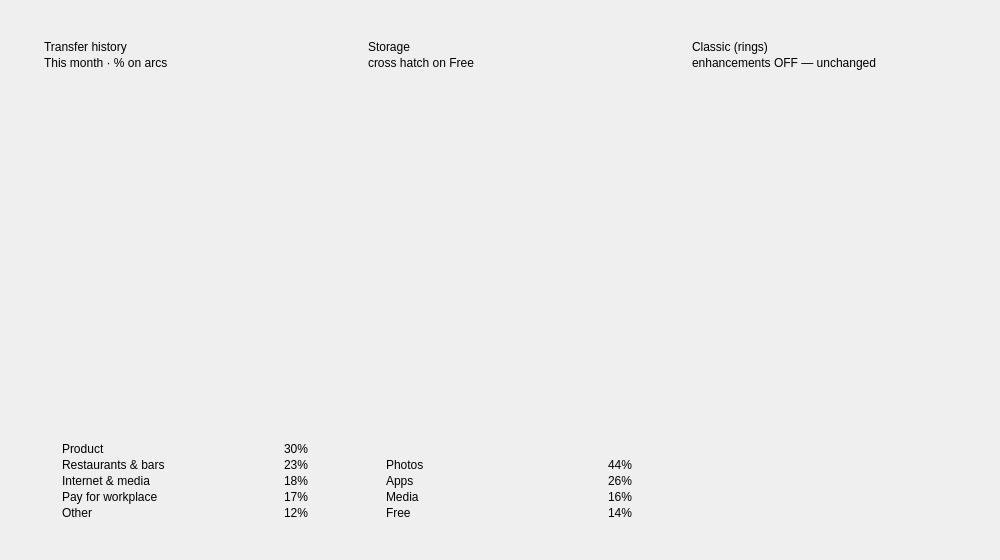
<?xml version='1.0' encoding='utf-8'?>
<ui version="4.0">
 <class>MainWindow</class>
 <widget class="QMainWindow" name="MainWindow">
  <property name="geometry">
   <rect>
    <x>0</x>
    <y>0</y>
    <width>1000</width>
    <height>560</height>
   </rect>
  </property>
  <property name="windowTitle">
   <string>QCustomDonut — % callouts + hatch</string>
  </property>
  <widget class="QWidget" name="centralwidget">
   <layout class="QHBoxLayout" name="cardsRow" stretch="1,1,1">
    <property name="spacing">
     <number>20</number>
    </property>
    <property name="leftMargin">
     <number>24</number>
    </property>
    <property name="topMargin">
     <number>24</number>
    </property>
    <property name="rightMargin">
     <number>24</number>
    </property>
    <property name="bottomMargin">
     <number>24</number>
    </property>
    <item>
     <widget class="QFrame" name="transferCard">
      <property name="frameShape">
       <enum>QFrame::NoFrame</enum>
      </property>
      <layout class="QVBoxLayout" name="transferLayout" stretch="0,0,0,1,0,0,0,0,0,0">
       <property name="spacing">
        <number>2</number>
       </property>
       <property name="leftMargin">
        <number>20</number>
       </property>
       <property name="topMargin">
        <number>16</number>
       </property>
       <property name="rightMargin">
        <number>20</number>
       </property>
       <property name="bottomMargin">
        <number>16</number>
       </property>
       <item>
        <widget class="QLabel" name="transferTitle">
         <property name="text">
          <string>Transfer history</string>
         </property>
        </widget>
       </item>
       <item>
        <widget class="QLabel" name="transferSub">
         <property name="text">
          <string>This month · % on arcs</string>
         </property>
        </widget>
       </item>
       <item>
        <spacer name="transferTopSpacer">
         <property name="orientation">
          <enum>Qt::Vertical</enum>
         </property>
         <property name="sizeType">
          <enum>QSizePolicy::Fixed</enum>
         </property>
         <property name="sizeHint" stdset="0">
          <size>
           <width>0</width>
           <height>8</height>
          </size>
         </property>
        </spacer>
       </item>
       <item>
        <widget class="QCustomDonut" name="transferDonut">
         <property name="mode" stdset="0">
          <string>segments</string>
         </property>
         <property name="gapDegrees" stdset="0">
          <double>5.000000000000000</double>
         </property>
         <property name="showPercentLabels" stdset="0">
          <bool>true</bool>
         </property>
         <property name="hatchPattern" stdset="0">
          <string>bdiag</string>
         </property>
        </widget>
       </item>
       <item>
        <spacer name="transferMidSpacer">
         <property name="orientation">
          <enum>Qt::Vertical</enum>
         </property>
         <property name="sizeType">
          <enum>QSizePolicy::Fixed</enum>
         </property>
         <property name="sizeHint" stdset="0">
          <size>
           <width>0</width>
           <height>6</height>
          </size>
         </property>
        </spacer>
       </item>
       <item>
        <layout class="QHBoxLayout" name="transferLegRow1">
         <property name="spacing">
          <number>8</number>
         </property>
         <item>
          <widget class="QFrame" name="transferDot1">
           <property name="minimumSize">
            <size>
             <width>10</width>
             <height>10</height>
            </size>
           </property>
           <property name="maximumSize">
            <size>
             <width>10</width>
             <height>10</height>
            </size>
           </property>
           <property name="frameShape">
            <enum>QFrame::NoFrame</enum>
           </property>
          </widget>
         </item>
         <item>
          <widget class="QLabel" name="transferName1">
           <property name="text">
            <string>Product</string>
           </property>
          </widget>
         </item>
         <item>
          <spacer name="transferLegSpacer1">
           <property name="orientation">
            <enum>Qt::Horizontal</enum>
           </property>
           <property name="sizeHint" stdset="0">
            <size>
             <width>10</width>
             <height>10</height>
            </size>
           </property>
          </spacer>
         </item>
         <item>
          <widget class="QLabel" name="transferVal1">
           <property name="text">
            <string>30%</string>
           </property>
          </widget>
         </item>
        </layout>
       </item>
       <item>
        <layout class="QHBoxLayout" name="transferLegRow2">
         <property name="spacing">
          <number>8</number>
         </property>
         <item>
          <widget class="QFrame" name="transferDot2">
           <property name="minimumSize">
            <size>
             <width>10</width>
             <height>10</height>
            </size>
           </property>
           <property name="maximumSize">
            <size>
             <width>10</width>
             <height>10</height>
            </size>
           </property>
           <property name="frameShape">
            <enum>QFrame::NoFrame</enum>
           </property>
          </widget>
         </item>
         <item>
          <widget class="QLabel" name="transferName2">
           <property name="text">
            <string>Restaurants &amp; bars</string>
           </property>
          </widget>
         </item>
         <item>
          <spacer name="transferLegSpacer2">
           <property name="orientation">
            <enum>Qt::Horizontal</enum>
           </property>
           <property name="sizeHint" stdset="0">
            <size>
             <width>10</width>
             <height>10</height>
            </size>
           </property>
          </spacer>
         </item>
         <item>
          <widget class="QLabel" name="transferVal2">
           <property name="text">
            <string>23%</string>
           </property>
          </widget>
         </item>
        </layout>
       </item>
       <item>
        <layout class="QHBoxLayout" name="transferLegRow3">
         <property name="spacing">
          <number>8</number>
         </property>
         <item>
          <widget class="QFrame" name="transferDot3">
           <property name="minimumSize">
            <size>
             <width>10</width>
             <height>10</height>
            </size>
           </property>
           <property name="maximumSize">
            <size>
             <width>10</width>
             <height>10</height>
            </size>
           </property>
           <property name="frameShape">
            <enum>QFrame::NoFrame</enum>
           </property>
          </widget>
         </item>
         <item>
          <widget class="QLabel" name="transferName3">
           <property name="text">
            <string>Internet &amp; media</string>
           </property>
          </widget>
         </item>
         <item>
          <spacer name="transferLegSpacer3">
           <property name="orientation">
            <enum>Qt::Horizontal</enum>
           </property>
           <property name="sizeHint" stdset="0">
            <size>
             <width>10</width>
             <height>10</height>
            </size>
           </property>
          </spacer>
         </item>
         <item>
          <widget class="QLabel" name="transferVal3">
           <property name="text">
            <string>18%</string>
           </property>
          </widget>
         </item>
        </layout>
       </item>
       <item>
        <layout class="QHBoxLayout" name="transferLegRow4">
         <property name="spacing">
          <number>8</number>
         </property>
         <item>
          <widget class="QFrame" name="transferDot4">
           <property name="minimumSize">
            <size>
             <width>10</width>
             <height>10</height>
            </size>
           </property>
           <property name="maximumSize">
            <size>
             <width>10</width>
             <height>10</height>
            </size>
           </property>
           <property name="frameShape">
            <enum>QFrame::NoFrame</enum>
           </property>
          </widget>
         </item>
         <item>
          <widget class="QLabel" name="transferName4">
           <property name="text">
            <string>Pay for workplace</string>
           </property>
          </widget>
         </item>
         <item>
          <spacer name="transferLegSpacer4">
           <property name="orientation">
            <enum>Qt::Horizontal</enum>
           </property>
           <property name="sizeHint" stdset="0">
            <size>
             <width>10</width>
             <height>10</height>
            </size>
           </property>
          </spacer>
         </item>
         <item>
          <widget class="QLabel" name="transferVal4">
           <property name="text">
            <string>17%</string>
           </property>
          </widget>
         </item>
        </layout>
       </item>
       <item>
        <layout class="QHBoxLayout" name="transferLegRow5">
         <property name="spacing">
          <number>8</number>
         </property>
         <item>
          <widget class="QFrame" name="transferDot5">
           <property name="minimumSize">
            <size>
             <width>10</width>
             <height>10</height>
            </size>
           </property>
           <property name="maximumSize">
            <size>
             <width>10</width>
             <height>10</height>
            </size>
           </property>
           <property name="frameShape">
            <enum>QFrame::NoFrame</enum>
           </property>
          </widget>
         </item>
         <item>
          <widget class="QLabel" name="transferName5">
           <property name="text">
            <string>Other</string>
           </property>
          </widget>
         </item>
         <item>
          <spacer name="transferLegSpacer5">
           <property name="orientation">
            <enum>Qt::Horizontal</enum>
           </property>
           <property name="sizeHint" stdset="0">
            <size>
             <width>10</width>
             <height>10</height>
            </size>
           </property>
          </spacer>
         </item>
         <item>
          <widget class="QLabel" name="transferVal5">
           <property name="text">
            <string>12%</string>
           </property>
          </widget>
         </item>
        </layout>
       </item>
      </layout>
     </widget>
    </item>
    <item>
     <widget class="QFrame" name="storageCard">
      <property name="frameShape">
       <enum>QFrame::NoFrame</enum>
      </property>
      <layout class="QVBoxLayout" name="storageLayout" stretch="0,0,0,1,0,0,0,0,0">
       <property name="spacing">
        <number>2</number>
       </property>
       <property name="leftMargin">
        <number>20</number>
       </property>
       <property name="topMargin">
        <number>16</number>
       </property>
       <property name="rightMargin">
        <number>20</number>
       </property>
       <property name="bottomMargin">
        <number>16</number>
       </property>
       <item>
        <widget class="QLabel" name="storageTitle">
         <property name="text">
          <string>Storage</string>
         </property>
        </widget>
       </item>
       <item>
        <widget class="QLabel" name="storageSub">
         <property name="text">
          <string>cross hatch on Free</string>
         </property>
        </widget>
       </item>
       <item>
        <spacer name="storageTopSpacer">
         <property name="orientation">
          <enum>Qt::Vertical</enum>
         </property>
         <property name="sizeType">
          <enum>QSizePolicy::Fixed</enum>
         </property>
         <property name="sizeHint" stdset="0">
          <size>
           <width>0</width>
           <height>8</height>
          </size>
         </property>
        </spacer>
       </item>
       <item>
        <widget class="QCustomDonut" name="storageDonut">
         <property name="mode" stdset="0">
          <string>segments</string>
         </property>
         <property name="gapDegrees" stdset="0">
          <double>5.000000000000000</double>
         </property>
         <property name="showPercentLabels" stdset="0">
          <bool>true</bool>
         </property>
         <property name="hatchPattern" stdset="0">
          <string>cross</string>
         </property>
        </widget>
       </item>
       <item>
        <spacer name="storageMidSpacer">
         <property name="orientation">
          <enum>Qt::Vertical</enum>
         </property>
         <property name="sizeType">
          <enum>QSizePolicy::Fixed</enum>
         </property>
         <property name="sizeHint" stdset="0">
          <size>
           <width>0</width>
           <height>6</height>
          </size>
         </property>
        </spacer>
       </item>
       <item>
        <layout class="QHBoxLayout" name="storageLegRow1">
         <property name="spacing">
          <number>8</number>
         </property>
         <item>
          <widget class="QFrame" name="storageDot1">
           <property name="minimumSize">
            <size>
             <width>10</width>
             <height>10</height>
            </size>
           </property>
           <property name="maximumSize">
            <size>
             <width>10</width>
             <height>10</height>
            </size>
           </property>
           <property name="frameShape">
            <enum>QFrame::NoFrame</enum>
           </property>
          </widget>
         </item>
         <item>
          <widget class="QLabel" name="storageName1">
           <property name="text">
            <string>Photos</string>
           </property>
          </widget>
         </item>
         <item>
          <spacer name="storageLegSpacer1">
           <property name="orientation">
            <enum>Qt::Horizontal</enum>
           </property>
           <property name="sizeHint" stdset="0">
            <size>
             <width>10</width>
             <height>10</height>
            </size>
           </property>
          </spacer>
         </item>
         <item>
          <widget class="QLabel" name="storageVal1">
           <property name="text">
            <string>44%</string>
           </property>
          </widget>
         </item>
        </layout>
       </item>
       <item>
        <layout class="QHBoxLayout" name="storageLegRow2">
         <property name="spacing">
          <number>8</number>
         </property>
         <item>
          <widget class="QFrame" name="storageDot2">
           <property name="minimumSize">
            <size>
             <width>10</width>
             <height>10</height>
            </size>
           </property>
           <property name="maximumSize">
            <size>
             <width>10</width>
             <height>10</height>
            </size>
           </property>
           <property name="frameShape">
            <enum>QFrame::NoFrame</enum>
           </property>
          </widget>
         </item>
         <item>
          <widget class="QLabel" name="storageName2">
           <property name="text">
            <string>Apps</string>
           </property>
          </widget>
         </item>
         <item>
          <spacer name="storageLegSpacer2">
           <property name="orientation">
            <enum>Qt::Horizontal</enum>
           </property>
           <property name="sizeHint" stdset="0">
            <size>
             <width>10</width>
             <height>10</height>
            </size>
           </property>
          </spacer>
         </item>
         <item>
          <widget class="QLabel" name="storageVal2">
           <property name="text">
            <string>26%</string>
           </property>
          </widget>
         </item>
        </layout>
       </item>
       <item>
        <layout class="QHBoxLayout" name="storageLegRow3">
         <property name="spacing">
          <number>8</number>
         </property>
         <item>
          <widget class="QFrame" name="storageDot3">
           <property name="minimumSize">
            <size>
             <width>10</width>
             <height>10</height>
            </size>
           </property>
           <property name="maximumSize">
            <size>
             <width>10</width>
             <height>10</height>
            </size>
           </property>
           <property name="frameShape">
            <enum>QFrame::NoFrame</enum>
           </property>
          </widget>
         </item>
         <item>
          <widget class="QLabel" name="storageName3">
           <property name="text">
            <string>Media</string>
           </property>
          </widget>
         </item>
         <item>
          <spacer name="storageLegSpacer3">
           <property name="orientation">
            <enum>Qt::Horizontal</enum>
           </property>
           <property name="sizeHint" stdset="0">
            <size>
             <width>10</width>
             <height>10</height>
            </size>
           </property>
          </spacer>
         </item>
         <item>
          <widget class="QLabel" name="storageVal3">
           <property name="text">
            <string>16%</string>
           </property>
          </widget>
         </item>
        </layout>
       </item>
       <item>
        <layout class="QHBoxLayout" name="storageLegRow4">
         <property name="spacing">
          <number>8</number>
         </property>
         <item>
          <widget class="QFrame" name="storageDot4">
           <property name="minimumSize">
            <size>
             <width>10</width>
             <height>10</height>
            </size>
           </property>
           <property name="maximumSize">
            <size>
             <width>10</width>
             <height>10</height>
            </size>
           </property>
           <property name="frameShape">
            <enum>QFrame::NoFrame</enum>
           </property>
          </widget>
         </item>
         <item>
          <widget class="QLabel" name="storageName4">
           <property name="text">
            <string>Free</string>
           </property>
          </widget>
         </item>
         <item>
          <spacer name="storageLegSpacer4">
           <property name="orientation">
            <enum>Qt::Horizontal</enum>
           </property>
           <property name="sizeHint" stdset="0">
            <size>
             <width>10</width>
             <height>10</height>
            </size>
           </property>
          </spacer>
         </item>
         <item>
          <widget class="QLabel" name="storageVal4">
           <property name="text">
            <string>14%</string>
           </property>
          </widget>
         </item>
        </layout>
       </item>
      </layout>
     </widget>
    </item>
    <item>
     <widget class="QFrame" name="classicCard">
      <property name="frameShape">
       <enum>QFrame::NoFrame</enum>
      </property>
      <layout class="QVBoxLayout" name="classicLayout" stretch="0,0,0,1">
       <property name="spacing">
        <number>2</number>
       </property>
       <property name="leftMargin">
        <number>20</number>
       </property>
       <property name="topMargin">
        <number>16</number>
       </property>
       <property name="rightMargin">
        <number>20</number>
       </property>
       <property name="bottomMargin">
        <number>16</number>
       </property>
       <item>
        <widget class="QLabel" name="classicTitle">
         <property name="text">
          <string>Classic (rings)</string>
         </property>
        </widget>
       </item>
       <item>
        <widget class="QLabel" name="classicSub">
         <property name="text">
          <string>enhancements OFF — unchanged</string>
         </property>
        </widget>
       </item>
       <item>
        <spacer name="classicTopSpacer">
         <property name="orientation">
          <enum>Qt::Vertical</enum>
         </property>
         <property name="sizeType">
          <enum>QSizePolicy::Fixed</enum>
         </property>
         <property name="sizeHint" stdset="0">
          <size>
           <width>0</width>
           <height>8</height>
          </size>
         </property>
        </spacer>
       </item>
       <item>
        <widget class="QCustomDonut" name="classicDonut">

        </widget>
       </item>
      </layout>
     </widget>
    </item>
   </layout>
  </widget>
 </widget>
 <customwidgets>
  <customwidget>
   <class>QCustomDonut</class>
   <extends>QWidget</extends>
   <header location="global">Custom_Widgets.QCustomDonut.h</header>
  </customwidget>
 <customwidget><class>QPushButton</class><extends>QPushButton</extends><header location="global">Custom_Widgets.Theme.h</header><container>1</container></customwidget><customwidget><class>QLabel</class><extends>QLabel</extends><header location="global">Custom_Widgets.Theme.h</header><container>1</container></customwidget></customwidgets>
 <connections />
</ui>
